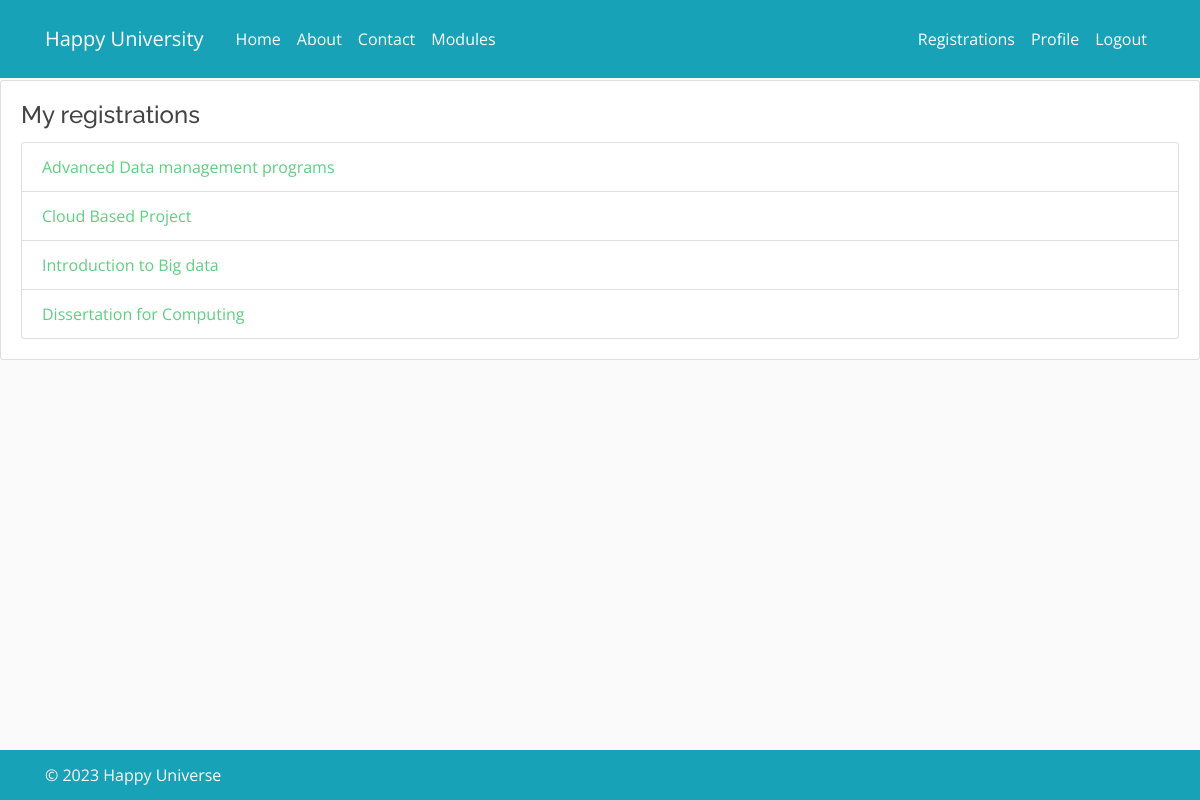
/accounts/my_registrations/ (signed in), run on the app's committed database.
### courseapp/models.py (models this page shows, shortened)
class Module(models.Model):
    name = models.CharField(max_length=100)
    code = models.CharField(max_length=100)
    credit = models.IntegerField()
    description = models.TextField()
    category = models.CharField(max_length=100)
    availability = models.BooleanField(default=True)
    courses = models.ManyToManyField(Group, related_name="modules")

### registrationapp/decorators.py (the view)
        def wrapped_view(request, *args, **kwargs):
            if not request.user.is_authenticated:
                if message:
                    messages.warning(request, message)
                return redirect("accounts:login")
            return view_func(request, *args, **kwargs)

### accounts/models.py (called while the page is built)
    @property
    def student_registrations(self):
        return [registration.module for registration in self.registrations.all()]

### accounts/views.py (called while the page is built)
@login_required_with_message(message="You need to log in to access this page.")
def my_registrations(request):
    context = {"registered_modules": request.user.student.student_registrations}
    return render(request, "accounts/my_registrations.html", context)

### registrationapp/context_processor.py (called while the page is built)
def Courses(request):
    courses =Group.objects.all()
    return {"courses":courses}

### accounts/templates/accounts/my_registrations.html
{% extends "courseapp/base.html" %} {% block content %}
<div class="card">
  <div class="card-body">
    <h4 class="card-title">My registrations</h4>
    <ul class="list-group">
      {% for module in registered_modules %}
      <li class="list-group-item">
        <a href="{% url 'courseapp:module_detail' module.code %}">{{ module.name }}</a>
      </li>
      {% endfor %}
    </ul>
  </div>
</div>
{% endblock content %}

### courseapp/static/css/style.css (style rules this page uses)
body { font-family: "Open Sans", sans-serif; color: #444444; }
a { color: #5fcf80; text-decoration: none; }
h1, h2, h3, h4, h5, h6 { font-family: "Raleway", sans-serif; }
html { position: relative; min-height: 100%; }
body { background: #fafafa; color: #333333; margin-top: 5rem; margin-bottom: 50px; }
h1, h2, h3, h4, h5, h6 { color: #444444; }
ul { margin: 0; }

### data on the page
Module: name "Advanced Data management programs"
Module: name "Cloud Based Project"
Module: name "Introduction to Big data"
Module: name "Dissertation for Computing"
